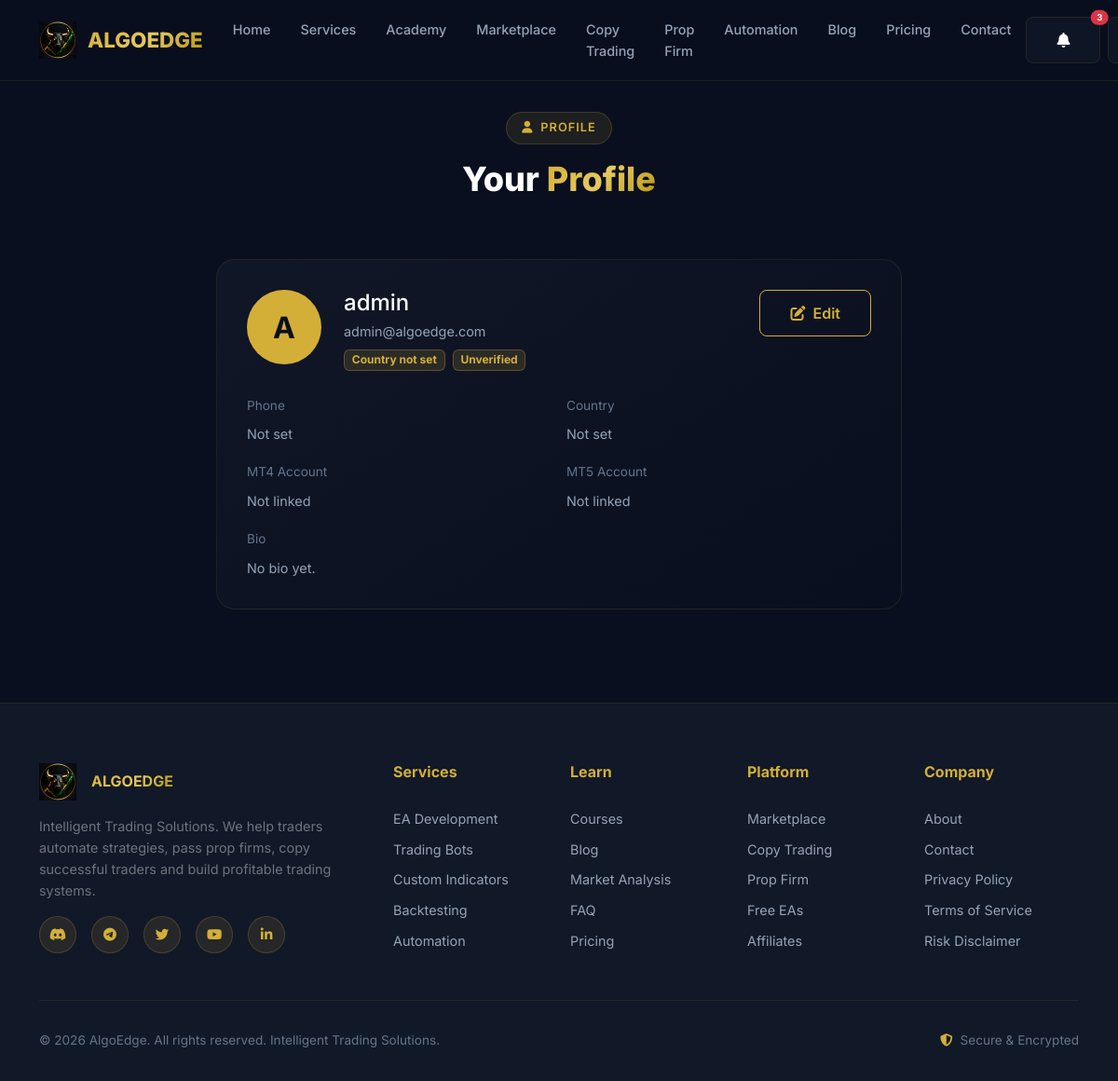
/accounts/profile/ (signed in), run on the app's committed database.
### userauth/models.py (models this page shows, shortened)
class UserProfile(models.Model):
    user = models.OneToOneField(User, on_delete=models.CASCADE, related_name='profile')
    avatar = models.ImageField(upload_to='avatars/', blank=True, null=True)
    phone = models.CharField(max_length=20, blank=True)
    country = models.CharField(max_length=100, blank=True)
    bio = models.TextField(blank=True)
    is_verified = models.BooleanField(default=False)
    email_verified = models.BooleanField(default=False)
    two_factor_enabled = models.BooleanField(default=False)
    referral_code = models.CharField(max_length=20, unique=True, blank=True, null=True)
    referred_by = models.ForeignKey('self', on_delete=models.SET_NULL, null=True, blank=True)
    wallet_balance = models.DecimalField(max_digits=12, decimal_places=2, default=0.00)
    lifetime_earnings = models.DecimalField(max_digits=12, decimal_places=2, default=0.00)
    mt4_account = models.CharField(max_length=50, blank=True)
    mt5_account = models.CharField(max_length=50, blank=True)
    broker_verified = models.BooleanField(default=False)
    created_at = models.DateTimeField(auto_now_add=True)
    updated_at = models.DateTimeField(auto_now=True)
    class Meta:
        verbose_name = 'User Profile'
        verbose_name_plural = 'User Profiles'

### userauth/views.py (the view)
# urls.py: path('profile/', views.ProfileView.as_view(), name='profile'),
class ProfileView(LoginRequiredMixin, TemplateView):
    template_name = 'userauth/profile.html'
    def get_context_data(self, **kwargs):
        ctx = super().get_context_data(**kwargs)
        ctx['profile'] = self.request.user.profile
        return ctx

### algoedge/context_processors.py (called while the page is built)
def site_settings(request):
    return {
        'site_name': settings.SITE_NAME,
        'site_url': settings.SITE_URL,
        'discord_link': settings.DISCORD_INVITE_LINK,
        'telegram_link': settings.TELEGRAM_INVITE_LINK,
        'broker_affiliate_link': settings.BROKER_AFFILIATE_LINK,
        'stripe_public_key': settings.STRIPE_PUBLIC_KEY,
        'og_image_default': settings.STATIC_URL + 'logos/og-image.png',
    }

def notification_count(request):
    if request.user.is_authenticated:
        count = Notification.objects.filter(user=request.user, is_read=False).count()
        return {'unread_notifications': count}
    return {'unread_notifications': 0}

### templates/userauth/profile.html (shortened to what this page needs)
{% extends 'base.html' %}
{% load static %}
{% block content %}
<section class="section-padding" style="padding-top:120px;">
    <div class="container">
        <div class="section-header" data-aos="fade-up">
            <div class="section-tag"><i class="fas fa-user"></i> Profile</div>
            <h2 class="section-title">Your <span class="text-gradient">Profile</span></h2>
        </div>
        <div class="row justify-content-center">
            <div class="col-lg-8" data-aos="fade-up">
                <div class="card-glass">
                    <div class="d-flex align-items-start gap-4 mb-4">
                        <div style="width:80px;height:80px;border-radius:50%;background:var(--accent-gold);display:flex;align-items:center;justify-content:center;font-size:2rem;font-weight:700;color:var(--primary);flex-shrink:0;">
                            {% if profile.avatar %}
                            <img src="{{ profile.avatar.url }}" style="width:100%;height:100%;border-radius:50%;object-fit:cover;">
                            {% else %}
                            {{ user.username|first|upper }}
                            {% endif %}
                        </div>
                        <div class="flex-grow-1">
                            <h4 class="mb-1">{{ user.username }}</h4>
                            <p style="color:var(--text-secondary);margin:0;">{{ user.email }}</p>
                            <div class="d-flex gap-2 mt-2">
                                <span class="badge badge-gold">{{ profile.country|default:"Country not set" }}</span>
                                <span class="badge {% if profile.is_verified %}badge-green{% else %}badge-gold{% endif %}">
                                    {% if profile.is_verified %}Verified{% else %}Unverified{% endif %}
                                </span>
                            </div>
                        </div>
                        <a href="{% url 'userauth:profile_edit' %}" class="btn btn-outline-gold"><i class="fas fa-edit"></i> Edit</a>
                    </div>
                    <div class="row g-3">
                        <div class="col-md-6">
                            <label class="form-label" style="font-size:0.85rem;color:var(--text-muted);">Phone</label>
                            <p>{{ profile.phone|default:"Not set" }}</p>
                        </div>
                        <div class="col-md-6">
                            <label class="form-label" style="font-size:0.85rem;color:var(--text-muted);">Country</label>
                            <p>{{ profile.country|default:"Not set" }}</p>
                        </div>
                        <div class="col-md-6">
                            <label class="form-label" style="font-size:0.85rem;color:var(--text-muted);">MT4 Account</label>
                            <p>{{ profile.mt4_account|default:"Not linked" }}</p>
                        </div>
                        <div class="col-md-6">
                            <label class="form-label" style="font-size:0.85rem;color:var(--text-muted);">MT5 Account</label>
                            <p>{{ profile.mt5_account|default:"Not linked" }}</p>
                        </div>
                        <div class="col-12">
                            <label class="form-label" style="font-size:0.85rem;color:var(--text-muted);">Bio</label>
                            <p>{{ profile.bio|default:"No bio yet." }}</p>
                        </div>
                    </div>
                </div>
            </div>
        </div>
    </div>
</section>
{% endblock %}

### static/css/style.css (style rules this page uses)
:root { --primary: #0A0F1F; --secondary: #111827; --accent-gold: #D4AF37; --accent-gold-light: #E5C85F; --accent-gold-dark: #B8960F; --success: #00C853; --success-dark: #009624; --text-primary: #FFFFFF; --text-secondary: #94A3B8; --text-muted: #64748B; --border-color: rgba(212, 175, 55, 0.15); --glass-bg: rgba(17, 24, 39, 0.8); --glass-border: rgba(212, 175, 55, 0.1); --card-bg: rgba(17, 24, 39, 0.9); --gradient-primary: linear-gradient(135deg, #0A0F1F 0%, #111827 50%, #0A0F1F 100%); --gradient-gold: linear-gradient(135deg, #D4AF37 0%, #E5C85F 50%, #B8960F 100%); --gradient-card: linear-gradient(145deg, rgba(17, 24, 39, 0.95), rgba(10, 15, 31, 0.95)); --shadow-glow: 0 0 30px rgba(212, 175, 55, 0.1); --shadow-card: 0 8px 32px rgba(0, 0, 0, 0.3); --radius-sm: 8px; --radius-md: 12px; --radius-lg: 20px; --radius-xl: 24px; --font-primary: 'Inter', -apple-system, BlinkMacSystemFont, sans-serif; --font-mono: 'JetBrains Mono', monospace; --transition: all 0.3s cubic-bezier(0.4, 0, 0.2, 1); }
* { margin: 0; padding: 0; box-sizing: border-box; }
body { font-family: var(--font-primary); background: var(--primary); color: var(--text-primary); overflow-x: hidden; line-height: 1.6; }
.text-gradient { background: var(--gradient-gold); -webkit-background-clip: text; -webkit-text-fill-color: transparent; background-clip: text; }
.btn-outline-gold { background: transparent; color: var(--accent-gold); border: 1.5px solid var(--accent-gold); padding: 0.75rem 2rem; border-radius: var(--radius-sm); transition: var(--transition); text-decoration: none; display: inline-flex; align-items: center; gap: 8px; font-weight: 600; }
.section-padding { padding: 100px 0; }
.section-title { font-size: clamp(1.75rem, 3vw, 2.5rem); font-weight: 800; margin-bottom: 1rem; }
.section-header { text-align: center; margin-bottom: 4rem; }
.section-tag { display: inline-flex; align-items: center; gap: 8px; background: rgba(212, 175, 55, 0.1); border: 1px solid rgba(212, 175, 55, 0.2); padding: 0.4rem 1rem; border-radius: 50px; font-size: 0.8rem; color: var(--accent-gold); margin-bottom: 1rem; text-transform: uppercase; letter-spacing: 1px; font-weight: 600; }
.card-glass { background: var(--gradient-card); border: 1px solid var(--glass-border); border-radius: var(--radius-lg); padding: 2rem; transition: var(--transition); position: relative; overflow: hidden; }
.card-glass::before { content: ''; position: absolute; top: 0; left: 0; right: 0; height: 2px; background: var(--gradient-gold); opacity: 0; transition: var(--transition); }
.card-glass p { color: var(--text-secondary); font-size: 0.9rem; margin: 0; }
.badge-gold { background: rgba(212, 175, 55, 0.15); color: var(--accent-gold); border: 1px solid rgba(212, 175, 55, 0.3); }

### data on the page
UserProfile: country "Country not set", phone "Not set", country "Not set", mt4_account "Not linked", mt5_account "Not linked", bio "No bio yet."

### other printed values
{{ unread_notifications }} "3"
{{ user.username|first|upper }} "A"
{{ user.username }} "admin"
{{ user.email }} "admin@algoedge.com"
